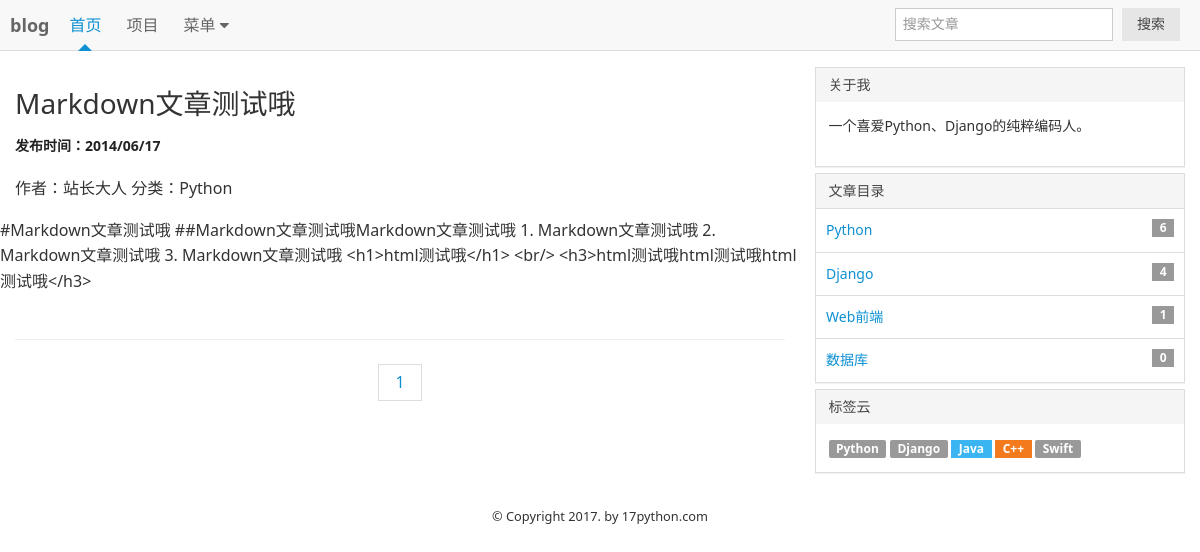
/?t=Python, run on the app's committed database.
### myblog/models.py (models this page shows, shortened)
class Article(models.Model):
    title = models.CharField(max_length=50, verbose_name = '文章标题', default = '')#创建标题
    article_synopsis = models.TextField(verbose_name=u'日志简介', default='')
    content = models.TextField(verbose_name = '博客正文', default = '')
    category = models.ForeignKey(Category, verbose_name = '所属分类', default = '')
    tag = models.CharField(max_length=50, verbose_name=u'日志标签', default='')
    user = models.ForeignKey(settings.AUTH_USER_MODEL, verbose_name='文章作者', null=True, blank=True)
    create_time = models.DateTimeField(verbose_name='文章创建时间', auto_now_add=True,)
    update_time= models.DateTimeField(verbose_name=u'更新时间',  auto_now=True)
    class Meta:
        verbose_name = u'博客文章'
        verbose_name_plural = verbose_name

class UserProfile(AbstractUser):
    nick_name = models.CharField(max_length=24, verbose_name='用户昵称', default='')
    gender = models.CharField(max_length=10, choices=(('1','男'),('0','女')), default='1', verbose_name='用户性别')
    birday = models.DateField(verbose_name='用户生日',null=True, blank = True)
    mobile = models.CharField(max_length=11, null=True, blank=True,verbose_name='电话号码')
    address = models.CharField(max_length=200, verbose_name="用户地址", default='')
    detail = models.CharField(max_length=200, verbose_name="个人简介", default='')
    class Meta(AbstractUser.Meta):
        verbose_name=u'用户表'
        verbose_name_plural = verbose_name

class Category(models.Model):
    title = models.CharField(max_length=20, verbose_name = '分类名称', default = '')
    daitail = models.CharField(max_length=100, verbose_name='分类介绍', default='')
    icon = models.CharField(max_length=100, verbose_name='分类图标', default='')
    sort_id = models.IntegerField(verbose_name='分类排序', default=99)
    class Meta:
        verbose_name = u'博客分类'
        verbose_name_plural = verbose_name
    def __str__(self):
        return self.title

### myblog/views.py (the view)
# urls.py: url(r'^$', v.list, name=''),#项目首页
def list(request):
    articles = Article.objects.all().order_by('-create_time')
    c = request.GET.get('c', '')
    if c:
        articles = articles.filter(category=c,).order_by('-create_time')
    t = ''  # TAG关键字
    if request.method == 'GET':
        form = Tagform(request.GET)
        if form.is_valid():
            t =request.GET.get('t')
    s = ''#搜索关键字
    if request.method == 'GET':
        form = Searchform(request.GET)
        if form.is_valid():
            s = request.GET.get('s')
    if s :
        articles = articles.filter(Q(title__contains=s)|Q(content__contains=s)).order_by('-create_time')
    elif t:
        articles = articles.filter(tag__contains=t,).order_by('-create_time')  # name__contains 模糊查找字段
    paginator = Paginator(articles, 3)#创建Paginator
    page = request.GET.get('p')#获取当前页码
    try:
        contacts = paginator.page(page)#取得当前页码所包含的数据
    except PageNotAnInteger:
        contacts = paginator.page(1)#若不是整数，跳转到第一页。
    except EmptyPage:
        contacts = paginator.page(paginator.num_pages)#若超过了最后一页
    return render(request, 'list.html', {'articles':articles, 'contacts':contacts,})

### myblog/blog_context.py (called while the page is built)
def blog_info(request):
    userinfo = UserProfile.objects.get(pk=1)#站长资料
    siteinfo = Siteinfo.objects.get(pk=1)#blog相关资料
    categorts = Category.objects.all().order_by('sort_id')#根据排序获取所有分类
    l = Article.objects.values("tag")#获得所有文章的标签
    tags = []#所有标签数据
    for k in l :
        tlist = k["tag"].split(' ')
        for item in tlist:
            if item not in tags:
                tags.append(item)#加入list
    shuffle(tags)#重新洗牌，随机显示
    print(tags)
    tagcss =['am-radius','am-badge-primary','am-badge-secondary','am-badge-success','am-badge-warning','am-badge-danger']
    return {'userinfo':userinfo, 'siteinfo':siteinfo, 'categorts':categorts, 'tags':tags, 'tagcss':tagcss}

### myblog/templatetags/mytags.py (called while the page is built)
@register.filter
def cat_count(cat_id):
    return Article.objects.filter(category=cat_id).count()

### myblog/templates/list.html (shortened to what this page needs)
{% extends 'base.html' %}
{% block article %}
{% for article in contacts %}
<article class="blog-main">
    <h3 class="am-article-title">
      <a href="#">{{ article.title }}</a>
    </h3>
    <h4 class="am-article-meta blog-meta">发布时间：2014/06/17</h4>
    <p>作者：{{ article.user.nick_name }} 分类：{{ article.category }}</p>
    <div class="am-g blog-content">
    {{ article.content }}
    </div>
  </article>
  <hr class="am-article-divider blog-hr">
{% endfor %}
<div class="am-pagination am-pagination-centered">
      {% for p in contacts.paginator.page_range %}
         <li class="{% if p == page_number %}am-active{% endif %}"><a href="?p={{ p }}">{{ p }}</a></li>
      {% endfor %}
</div>
{% endblock article %}

### myblog/templates/base.html (shortened to what this page needs)
{% load mytags %}
<!DOCTYPE html>
<html>
<head lang="en">
  <link rel="stylesheet" href="/static/AmazeUI-2.7.2/assets/css/amazeui.min.css"/>
</head>
<body>
<header class="am-topbar">
  <h1 class="am-topbar-brand">
    <a href="#">blog</a>
  </h1>
  <div class="am-collapse am-topbar-collapse" id="doc-topbar-collapse">
    <ul class="am-nav am-nav-pills am-topbar-nav">
      <li class="am-active"><a href="#">首页</a></li>
      <li><a href="#">项目</a></li>
      <li class="am-dropdown" data-am-dropdown>
        <a class="am-dropdown-toggle" data-am-dropdown-toggle href="javascript:;">
          菜单 <span class="am-icon-caret-down"></span>
        </a>
      </li>
    </ul>
    <form class="am-topbar-form am-topbar-left am-form-inline am-topbar-right"  action="{% url '' %}">
      <div class="am-form-group">
        <input type="text" class="am-form-field am-input-sm" placeholder="搜索文章" name="s">
      </div>
      <button type="submit" class="am-btn am-btn-default am-btn-sm">搜索</button>
    </form>
  </div>
</header>
<div class="am-g am-g-fixed blog-g-fixed">
  <div class="am-u-md-8">
        {% block article %} 文章列表内容 {% endblock article %}
  </div>
  <div class="am-u-md-4 blog-sidebar">
    <div class="am-panel-group">
      <section class="am-panel am-panel-default">
        <div class="am-panel-hd">关于我</div>
        <div class="am-panel-bd">
          <p>{{ userinfo.detail }}</p>
        </div>
      </section>
      <section class="am-panel am-panel-default">
        <div class="am-panel-hd">文章目录</div>
        <ul class="am-list blog-list">
          {% for categort in categorts %}
          <li><a href="#">{{ categort.title }}
           <span class="am-badge am-align-right">{{ categort.id|cat_count  }}</span>
          </a>
          </li>
          {% endfor %}
        </ul>
      </section>
      <section class="am-panel am-panel-default">
        <div class="am-panel-hd">标签云</div>
        <div class="am-panel-bd">
          {% for tag in tags %}
          <a href="{% url '' %}?t={{ tag }}" class="am-badge {{ tagcss | random }}">{{ tag }}</a>
          {% endfor %}
        </div>
      </section>
    </div>
  </div>
</div>
<footer class="blog-footer">
    <small>© Copyright 2017. by 17python.com </small>
</footer>
</body>
</html>

### myblog/templates/base.html (style rules this page uses)
@media only screen and (min-width: 1200px) { .blog-g-fixed { max-width: 1200px; } }
@media only screen and (min-width: 641px) { .blog-sidebar { font-size: 1.4rem; } }
.blog-main { padding: 20px 0; }
.blog-meta { font-size: 14px; margin: 10px 0 20px 0; color: #222; }
.blog-footer { padding: 10px 0; text-align: center; }

### data on the page
Article: title "Markdown文章测试哦", user.nick_name "站长大人", category "Python", content "#Markdown文章测试哦 ##Markdown文章测试哦Markdown文章测试哦 1. Markdown文章测试哦 2. Markdown文章测试哦 3. Markdown文章测试哦 <h1>html测试哦</h1> <br/> <h3>html测试哦html测试哦html测试哦</h3>"
UserProfile: detail "一个喜爱Python、Django的纯粹编码人。"
Category: title "Python", id|cat_count "6"
Category: title "Django", id|cat_count "4"
Category: title "Web前端", id|cat_count "1"
Category: title "数据库", id|cat_count "0"

### other printed values
{{ p }} "1"
{{ tag }} "Python" "Django" "Java" "C++" "Swift"
